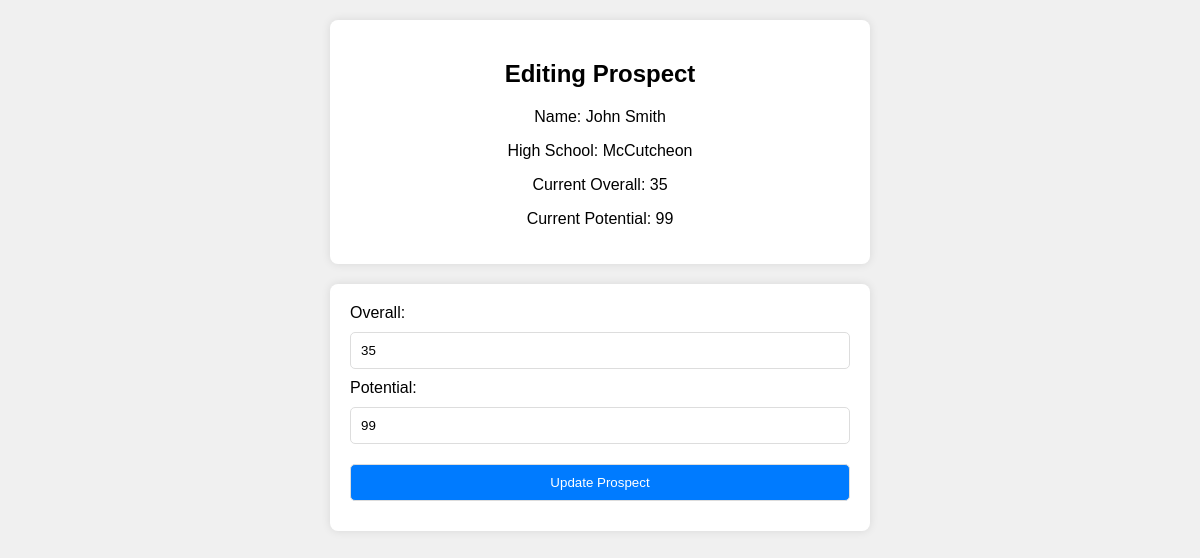
/edit/prospect/5 (signed in), run on the app's committed database.
### models.py (models this page shows, shortened)
class ProspectModel(db.Model):
    __tablename__ = "prospects"
    prospect_id = db.Column(db.Integer, primary_key = True, autoincrement = True)
    name = db.Column(db.String)
    highschool_id = db.Column(db.Integer, db.ForeignKey('highschools.id'), index=True)
    highschool = db.relationship('HighSchoolModel', backref=db.backref('prospects', lazy=True))
    overall = db.Column(db.Integer, index= True)
    potential = db.Column(db.Integer, index= True)
    committed = db.Column(db.Integer, index= True)
    email = db.Column(db.String, index=True)

class HighSchoolModel(db.Model):
    __tablename__ = "highschools"
    id = db.Column(db.Integer, primary_key=True, autoincrement=True,index=True)
    name = db.Column(db.String)

### app.py (the view)
@app.route('/edit/prospect/<int:id>', methods=['GET', 'POST'])
@login_required
def edit_prospect(id):
    prospect = ProspectModel.query.get_or_404(id)
    if request.method == 'POST':
        prospect.overall = request.form['overall']
        prospect.potential = request.form['potential']
        db.session.commit()
        return redirect(url_for('view_prospects'))
    return render_template('edit_prospect.html', prospect=prospect)

### app.py (called while the page is built)
@login_manager.user_loader
def load_user(user_id):
    return User.query.get(int(user_id))

### templates/edit_prospect.html (shortened to what this page needs)
<!DOCTYPE html>
<html>
<head>
</head>
<body>
    <div class="prospect-info">
        <h2>Editing Prospect</h2>
        <p>Name: {{ prospect.name }}</p>
        <p>High School: {{ prospect.highschool.name }}</p>
        <p>Current Overall: {{ prospect.overall }}</p>
        <p>Current Potential: {{ prospect.potential }}</p>
    </div>
    <form action="" method="post">
        <label for="overall">Overall:</label>
        <input type="text" id="overall" name="overall" value="{{ prospect.overall }}"><br>
        <label for="potential">Potential:</label>
        <input type="text" id="potential" name="potential" value="{{ prospect.potential }}"><br>
        <input type="submit" value="Update Prospect">
    </form>
</body>
</html>

### templates/edit_prospect.html (style rules this page uses)
body { font-family: Arial, sans-serif; margin: 20px; padding: 0; background-color: #f0f0f0; }
form { background-color: #ffffff; padding: 20px; border-radius: 8px; box-shadow: 0 0 10px rgba(0, 0, 0, 0.1); max-width: 500px; margin: 20px auto; }
input[type="text"], input[type="submit"] { width: 100%; padding: 10px; margin: 10px 0; border-radius: 5px; border: 1px solid #ddd; box-sizing: border-box; }
input[type="submit"] { background-color: #007bff; color: white; cursor: pointer; }
.prospect-info { background-color: #ffffff; padding: 20px; border-radius: 8px; box-shadow: 0 0 10px rgba(0, 0, 0, 0.1); max-width: 500px; margin: 20px auto; text-align: center; }

### data on the page
ProspectModel: name "John Smith", overall "35", potential "99"
HighSchoolModel: highschool.name "McCutcheon"
